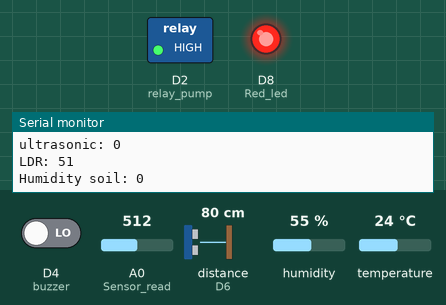
Simulated run of this sketch. Board: ESP8266 (NodeMCU). Parts: switched loads named in the sketch (green lamp = pin HIGH), output pins drawn as LEDs (lit = HIGH), the last lines printed to the serial monitor. The test bench sets the inputs (shaded band); at power-on: distance to the obstacle (sensor on D6) 80 cm, D4 (buzzer) LOW, A0 (Sensor_read) = 512, humidity 55 %, temperature 24 °C. The echo pulse lasts 58.3 µs per cm; the RemoteXY app is connected.

Above: at 1.8 s.
1.9 s: distance to the obstacle (sensor on D6) set to 15 cm
4.6 s: distance to the obstacle (sensor on D6) set to 12 cm
At 6.8 s:
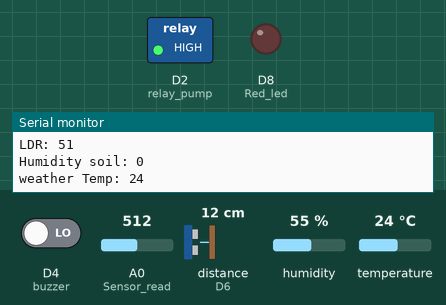
7.1 s: distance to the obstacle (sensor on D6) set to 18 cm
At 9.0 s:
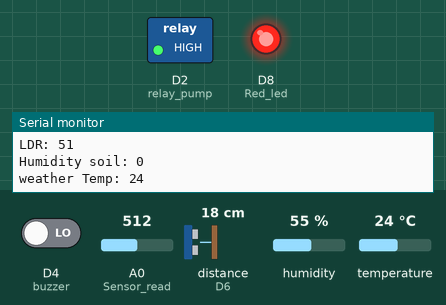
9.3 s: distance to the obstacle (sensor on D6) set to 2 cm
At 11.2 s:
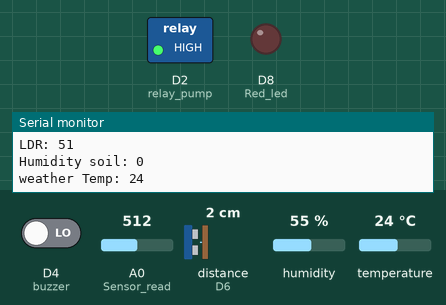
Timing chart, 0 to 12.5 s (numbered marks = the images above; inputs shaded):
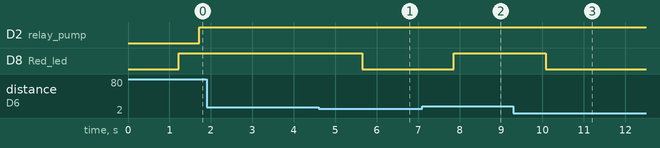

Measured:
- the behaviour switches between 14 and 13 cm on distance to the obstacle (sensor on D6) (found by bisection; images 0 and 1)
- after the input at 4.6 s, D8 (Red_led): HIGH → LOW after 1.1 s
- after the input at 7.1 s, D8 (Red_led): LOW → HIGH after 0.77 s
- after the input at 9.3 s, D8 (Red_led): HIGH → LOW after 0.78 s

The sketch:

project9.ino
```cpp
// (licence header left out)
//////////////////////////////////////////////
//        RemoteXY include library          //
//////////////////////////////////////////////

// RemoteXY select connection mode and include library
#define REMOTEXY_MODE__ESP8266WIFI_LIB_CLOUD
#include <ESP8266WiFi.h>

#include <RemoteXY.h>
#include <Ultrasonic.h>

// RemoteXY connection settings
//#define REMOTEXY_WIFI_SSID "OPPO Reno Z"
//#define REMOTEXY_WIFI_PASSWORD "nnnnnnnnnn1"

#define REMOTEXY_WIFI_SSID "Airbox_8F80"
#define REMOTEXY_WIFI_PASSWORD "7LY4HBL72L9"

#define REMOTEXY_CLOUD_SERVER "cloud.remotexy.com"
#define REMOTEXY_CLOUD_PORT 6376
#define REMOTEXY_CLOUD_TOKEN "0b3827ed006a68d9750dbd3ae8dc3877"

#include <Ultrasonic.h>
Ultrasonic ultrasonic(D7, D6); //(tigger, echo)  >> echo>D5
int distance;


#include "DHTesp.h"
#define DHTpin 14 //D5
DHTesp dht;

int relay_pump = D2;
int buzzer = D4;
int Sensor_read = A0;
int Red_led = D8;

const int sensorPin = D4;  //D4  soil humidity
int sensorState = 0;

int val, myvar;
String ultraStr = "";
unsigned long myTime;


// RemoteXY configurate
#pragma pack(push, 1)
uint8_t RemoteXY_CONF[] =   // 216 bytes
  { 255,10,0,0,0,209,0,16,16,1,129,0,6,30,21,4,178,87,97,116,
  101,114,32,76,101,118,101,0,129,0,6,41,21,4,0,83,111,105,108,32,
  72,117,109,105,100,105,116,121,0,129,0,6,52,17,4,80,83,117,110,32,
  76,105,103,104,116,0,129,0,6,63,23,4,35,84,101,109,112,101,114,97,
  116,117,114,101,0,7,53,33,52,20,5,2,26,2,7,53,33,41,20,5,
  2,26,2,7,53,33,30,20,5,2,26,2,7,53,33,63,20,5,2,26,
  2,129,0,6,73,23,4,254,72,117,109,105,100,105,116,121,0,7,53,33,
  73,20,5,2,26,2,129,0,54,30,5,6,17,37,0,129,0,54,63,6,
  5,17,194,176,67,0,129,0,54,52,5,6,17,37,0,129,0,54,73,5,
  6,17,37,0,129,0,33,46,19,3,36,49,32,110,101,101,100,32,119,97,
  116,101,114,0,129,0,54,40,6,6,17,240,159,140,167,0 };

// this structure defines all the variables and events of your control interface
struct {

    // input variables
  int16_t LDR_val;  // 32767.. +32767
  int16_t Humidity_val;  // 32767.. +32767
  int16_t Ultrasonic_val;  // 32767.. +32767
  int16_t temp_val;  // 32767.. +32767
  int16_t hum_val;  // 32767.. +32767

    // other variable
  uint8_t connect_flag;  // =1 if wire connected, else =0

} RemoteXY;
#pragma pack(pop)

/////////////////////////////////////////////
//           END RemoteXY include          //
/////////////////////////////////////////////


void setup()
{
  RemoteXY_Init ();
  Serial.begin(115200);
  pinMode(relay_pump, OUTPUT);
  pinMode(buzzer, OUTPUT);
  pinMode(Sensor_read, INPUT);
  pinMode(Red_led, OUTPUT);
  pinMode(sensorPin, INPUT);
  dht.setup(DHTpin, DHTesp::DHT11);
  // TODO you setup code
  myTime = millis();
}

void loop() {
  RemoteXY_Handler ();
//  turn_on_pump_from_app();
  //  if (millis() - myTime == 1000) {
  weather_temp();
  weather_humidity();
  LDR_sensor();
  ultrasonic_read();
  ldr_sensor();
  soid_humidity();
  delay(300);
  //    myTime = millis();
  //  }
}

void soid_humidity() {
  sensorState = digitalRead(sensorPin);
  Serial.print("Humidity soil: ");
  Serial.println(sensorState);
  if (sensorState == 1){
    RemoteXY.Humidity_val = 1;
    digitalWrite(relay_pump, LOW);
    digitalWrite(buzzer, LOW);
  }
  else
    RemoteXY.Humidity_val = 0;
    digitalWrite(relay_pump, HIGH);
    digitalWrite(buzzer, HIGH);
  delay(200);
}

void LDR_sensor() {
  val = analogRead(Sensor_read) / 10;
  delay(200);
  RemoteXY.LDR_val = val;
  Serial.print("LDR: ");
  Serial.println(val);
  delay(200);
}

/*void turn_on_pump_from_app() {
  digitalWrite(relay_pump, (RemoteXY.Turn_On_Pump == 0) ? LOW : HIGH);
  digitalWrite(buzzer, (RemoteXY.Turn_On_Pump == 0) ? LOW : HIGH);
  delay(200);
  if (RemoteXY.Turn_On_Pump == 1) {
    Serial.println("pump on");
  }
  else {
    Serial.println("pump off");
  }
  delay(200);
}*/

void weather_temp() {
  myvar = dht.getTemperature();
  delay(100);
  RemoteXY.temp_val = myvar;
  Serial.print("weather Temp: ");
  Serial.println(myvar);
  delay(200);
}

void weather_humidity() {
  myvar = dht.getHumidity();
  delay(100);
  RemoteXY.hum_val = myvar;
  Serial.print("weather humidity: ");
  Serial.println(myvar);
  delay(200);
}

void ldr_sensor() {
  val = analogRead(Sensor_read) / 10;
  delay(100);
  RemoteXY.LDR_val = val;
  Serial.print("LDR: ");
  Serial.println(val);
  delay(200);
}

void ultrasonic_read() {
  int empty = 20;
  int num = 100 / empty;
  distance = ultrasonic.read() / num;
  int percentage = 100 - (((ultrasonic.read()) * 100) / empty);
  if(percentage < 0)
    percentage = 0;
  delay(200);
  RemoteXY.Ultrasonic_val = percentage;
  Serial.print("ultrasonic: ");
  Serial.println(percentage);
  if (percentage <= 30) {
    digitalWrite(Red_led, HIGH);
  }
  else
    digitalWrite(Red_led, LOW);
  delay(200);
}
```
